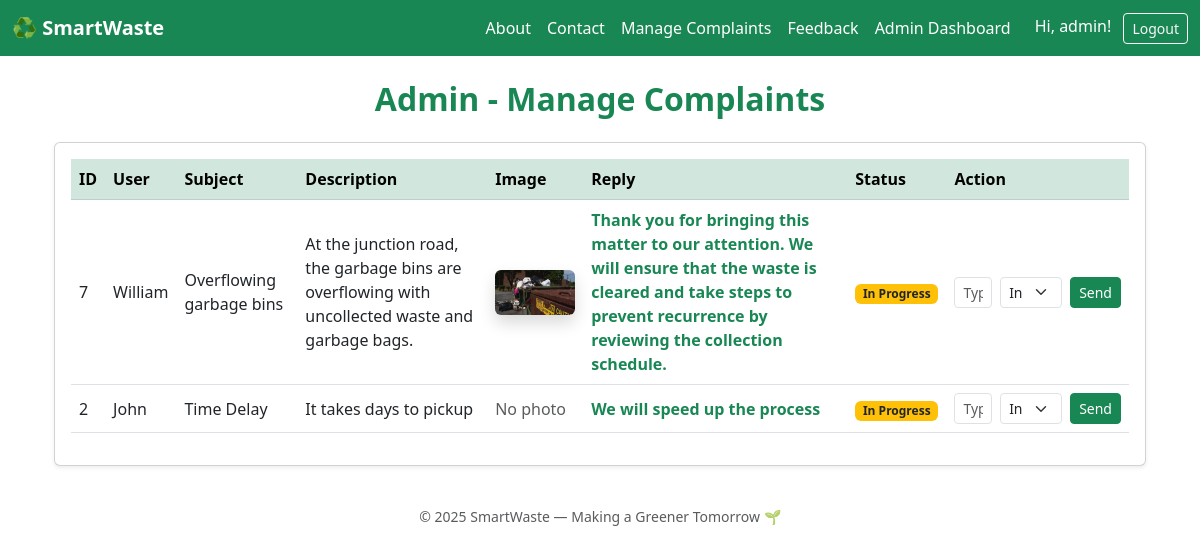
Page /complaints/ (signed in) on the earlier database version.
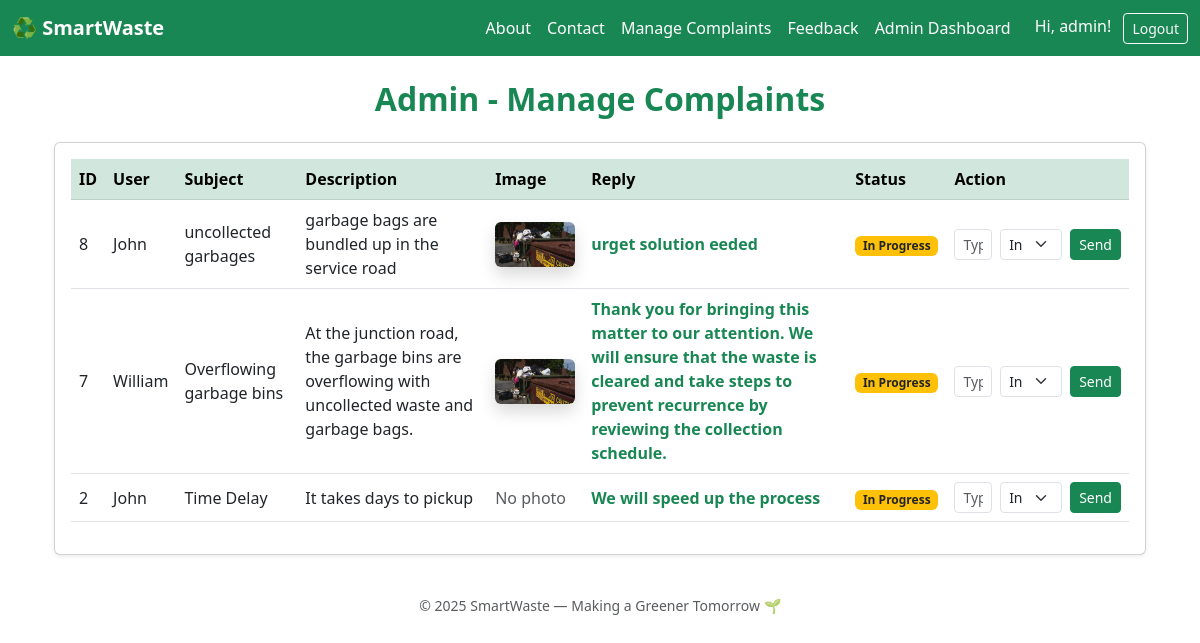
Same page on the later database version.
### app/models.py (models this page shows, shortened)
class User(AbstractUser):
    ROLE_CHOICES = (
        ('citizen', 'Citizen'),
        ('collector', 'Collector'),
        ('admin', 'Admin'),
    )
    role = models.CharField(max_length=20, choices=ROLE_CHOICES, default='citizen')
    address = models.TextField(blank=True, null=True)
    eco_points = models.IntegerField(default=0)

class Complaint(models.Model):
    STATUS_CHOICES = [
        ('Pending', 'Pending'),
        ('In Progress', 'In Progress'),
        ('Resolved', 'Resolved'),
    ]
    user = models.ForeignKey(User, on_delete=models.CASCADE)
    subject = models.CharField(max_length=200)
    description = models.TextField()
    reply = models.TextField(blank=True, null=True)
    status = models.CharField(max_length=20, choices=STATUS_CHOICES, default='Pending')
    created_at = models.DateTimeField(auto_now_add=True)
    updated_at = models.DateTimeField(auto_now=True)
    photo = models.ImageField(upload_to='complaints/', null=True, blank=True)

### app/views.py (the view, shortened to what this page needs)
# urls.py: path('complaints/', views.admin_complaints, name='admin_complaints'),
@login_required
def admin_complaints(request):
    if request.user.role != 'admin':
        messages.error(request, "Access denied.")
        return redirect('home')
    complaints = Complaint.objects.all().order_by('-created_at')
    return render(request, 'admin/complaints.html', {'complaints': complaints})

### templates/admin/complaints.html (shortened to what this page needs)
{% extends 'base.html' %}
{% block content %}
<div class="container mt-4">
    <h2 class="text-center mb-4 fw-bold text-success">Admin - Manage Complaints</h2>
    <div class="card shadow-sm">
        <div class="card-body">
            <table class="table table-hover align-middle">
                <thead class="table-success">
                    <tr>
                        <th>ID</th>
                        <th>User</th>
                        <th>Subject</th>
                        <th>Description</th>
                        <th>Image</th>
                        <th>Reply</th>
                        <th>Status</th>
                        <th>Action</th>
                    </tr>
                </thead>
                <tbody>
                    {% for c in complaints %}
                    <tr>
                        <td>{{ c.id }}</td>
                        <td>{{ c.user.username }}</td>
                        <td>{{ c.subject }}</td>
                        <td>{{ c.description }}</td>
                        <td>
        {% if c.photo %}
          <img src="{{ c.photo.url }}" alt="Complaint photo" width="80" class="rounded shadow">
        {% else %}
          <span class="text-muted">No photo</span>
        {% endif %}
      </td>
                        <td>
                            {% if c.reply %}
                                <div class="text-success"><b>{{ c.reply }}</b></div>
                            {% else %}
                                <span class="text-muted">No reply yet</span>
                            {% endif %}
                        </td>
                        <td>
                            {% if c.status == 'Resolved' %}
                                <span class="badge bg-success">{{ c.status }}</span>
                            {% elif c.status == 'In Progress' %}
                                <span class="badge bg-warning text-dark">{{ c.status }}</span>
                            {% else %}
                                <span class="badge bg-secondary">{{ c.status }}</span>
                            {% endif %}
                        </td>
                        <td>
                            <form method="post" class="d-flex align-items-center">
                                <input type="text" name="reply" class="form-control form-control-sm me-2" placeholder="Type reply..." required>
                                <select name="status" class="form-select form-select-sm me-2">
                                    <option value="In Progress">In Progress</option>
                                </select>
                                <button type="submit" class="btn btn-success btn-sm">Send</button>
                            </form>
                        </td>
                    </tr>
                    {% empty %}
                    <tr>
                        <td colspan="7" class="text-center text-muted">No complaints yet.</td>
                    </tr>
                    {% endfor %}
                </tbody>
            </table>
        </div>
    </div>
</div>
{% endblock %}

### templates/base.html (shortened to what this page needs)
{% load static %}
<!DOCTYPE html>
<html lang="en">
  <head>
    <link
      rel="stylesheet"
      href="https://cdn.jsdelivr.net/npm/bootstrap@5.3.0/dist/css/bootstrap.min.css"
    />
  </head>
  <body>
    <nav class="navbar navbar-expand-lg navbar-dark bg-success">
      <div class="container-fluid">
        <a class="navbar-brand fw-bold" href="{% url 'home' %}">♻️ SmartWaste</a>
        <div class="collapse navbar-collapse" id="navbarNav">
          <ul class="navbar-nav ms-auto align-items-center">
            <li class="nav-item">
    <a class="nav-link text-white" href="{% url 'about' %}">About</a>
</li>
<li class="nav-item">
  <a class="nav-link text-white" href="{% url 'contact' %}">Contact</a>
</li>
            {% if user.is_authenticated %} {% if user.role == 'citizen' %}
            <li class="nav-item">
              <a class="nav-link text-white" href="{% url 'citizen_complaint' %}">
                <i class="bi bi-exclamation-circle text-danger"></i> Complaint
              </a>
            </li>
            {% elif user.role == 'admin' %}
            <li class="nav-item">
              <a class="nav-link text-white" href="{% url 'admin_complaints' %}">
                 Manage Complaints
              </a>
            </li>
            {% endif %} {% endif %}
            <li class="nav-item">
              <a class="nav-link text-white" href="{% url 'feedback' %}"
                >Feedback</a
              >
            </li>
            {% if user.is_authenticated %} {% if user.role == 'citizen' %}
            <li class="nav-item">
              <a
                class="nav-link text-white"
                href="{% url 'citizen_dashboard' %}"
                >My Dashboard</a
              >
            </li>
            <li class="nav-item">
              <a class="nav-link text-white" href="{% url 'my_feedbacks' %}"
                >My Feedbacks</a
              >
            </li>
            {% elif user.role == 'admin' %}
            <li class="nav-item">
              <a class="nav-link text-white" href="{% url 'admin_dashboard' %}"
                >Admin Dashboard</a
              >
            </li>
            {% endif %}
            <li class="nav-item ms-3">
              <span class="text-white me-2">Hi, {{ user.username }}!</span>
              <a class="btn btn-outline-light btn-sm" href="{% url 'logout' %}"
                >Logout</a
              >
            </li>
            {% endif %}
          </ul>
        </div>
      </div>
    </nav>
    <div class="container mt-4">{% block content %}{% endblock %}</div>
    <footer class="text-center py-3 text-muted small mt-4">
  <p>© 2025 SmartWaste — Making a Greener Tomorrow 🌱</p>
</footer>
  </body>
</html>

Differences in the rows shown:
added Complaint: id "8", user.username "John", subject "uncollected garbages", description "garbage bags are bundled up in the service road", photo (picture), reply "urget solution eeded", status "In Progress"
